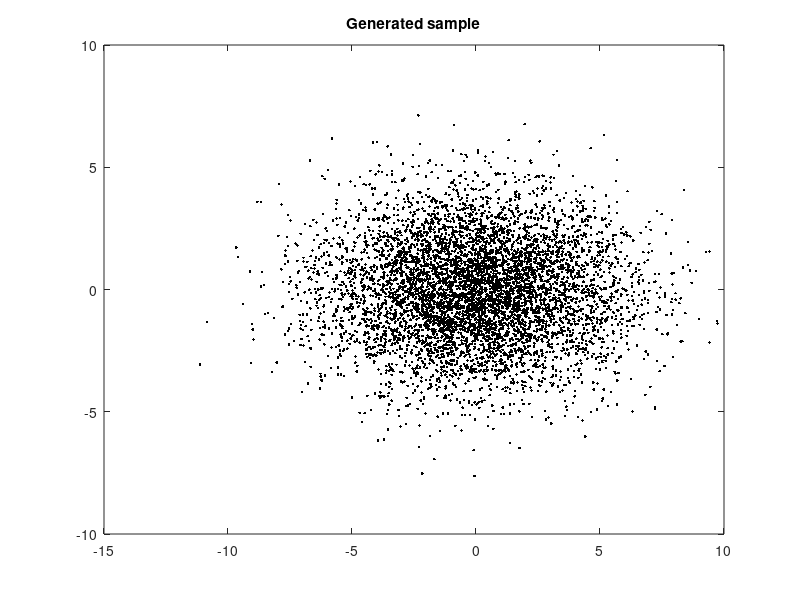

The MATLAB source for this figure:
clc, clear all, close all;

n = 1e5; %Number of simulations
k = 5; %How many sigmas 
mu = 0;
sigmaX = 3; sigmaY = 2;

x = -k*sigmaX + 2*k*sigmaX .* rand(n, 1);
y = -k*sigmaY + 2*k*sigmaY .* rand(n, 1);

accept = exp(-1/2 * (x.^2./sigmaX^2 + y.^2./sigmaY^2));
sample = [];
for i = 1:n
    temp = rand;
    if rand <= accept(i)
        sample = [sample; [x(i) y(i)]];
    end
end

figure;
plot(sample(:, 1), sample(:, 2), 'k.');
title('Generated sample');

frac_sample = length(sample)/n;
        